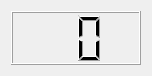
<?xml version="1.0" encoding="UTF-8"?>
<ui version="4.0">
 <class>tomatoDialog</class>
 <widget class="QDialog" name="tomatoDialog">
  <property name="windowModality">
   <enum>Qt::NonModal</enum>
  </property>
  <property name="enabled">
   <bool>true</bool>
  </property>
  <property name="geometry">
   <rect>
    <x>0</x>
    <y>0</y>
    <width>152</width>
    <height>76</height>
   </rect>
  </property>
  <property name="windowTitle">
   <string>Tomato</string>
  </property>
  <layout class="QGridLayout" name="gridLayout">
   <item row="0" column="0">
    <widget class="QLCDNumber" name="lcdNumber">
     <property name="frameShape">
      <enum>QFrame::Box</enum>
     </property>
     <property name="digitCount">
      <number>2</number>
     </property>
    </widget>
   </item>
  </layout>
 </widget>
 <resources/>
 <connections/>
</ui>
